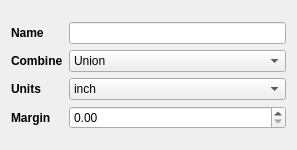
<?xml version="1.0" encoding="UTF-8"?>
<ui version="4.0">
 <class>Form</class>
 <widget class="QWidget" name="Form">
  <property name="geometry">
   <rect>
    <x>0</x>
    <y>0</y>
    <width>297</width>
    <height>150</height>
   </rect>
  </property>
  <property name="windowTitle">
   <string>Form</string>
  </property>
  <layout class="QVBoxLayout" name="verticalLayout">
   <item>
    <layout class="QFormLayout" name="formLayout_3">
     <property name="formAlignment">
      <set>Qt::AlignCenter</set>
     </property>
     <item row="0" column="0">
      <widget class="QLabel" name="label_19">
       <property name="font">
        <font>
         <weight>75</weight>
         <bold>true</bold>
        </font>
       </property>
       <property name="text">
        <string>Name</string>
       </property>
      </widget>
     </item>
     <item row="0" column="1">
      <widget class="QLineEdit" name="lineEdit_Name"/>
     </item>
     <item row="1" column="0">
      <widget class="QLabel" name="label_35">
       <property name="font">
        <font>
         <weight>75</weight>
         <bold>true</bold>
        </font>
       </property>
       <property name="text">
        <string>Combine</string>
       </property>
      </widget>
     </item>
     <item row="1" column="1">
      <widget class="QComboBox" name="comboBox_Combine">
       <item>
        <property name="text">
         <string>Union</string>
        </property>
       </item>
       <item>
        <property name="text">
         <string>Intersect</string>
        </property>
       </item>
       <item>
        <property name="text">
         <string>Diff</string>
        </property>
       </item>
       <item>
        <property name="text">
         <string>Xor</string>
        </property>
       </item>
      </widget>
     </item>
     <item row="2" column="0">
      <widget class="QLabel" name="label_37">
       <property name="font">
        <font>
         <weight>75</weight>
         <bold>true</bold>
        </font>
       </property>
       <property name="text">
        <string>Units</string>
       </property>
      </widget>
     </item>
     <item row="2" column="1">
      <widget class="QComboBox" name="comboBox_Units">
       <item>
        <property name="text">
         <string>inch</string>
        </property>
       </item>
       <item>
        <property name="text">
         <string>mm</string>
        </property>
       </item>
      </widget>
     </item>
     <item row="3" column="0">
      <widget class="QLabel" name="label_38">
       <property name="font">
        <font>
         <weight>75</weight>
         <bold>true</bold>
        </font>
       </property>
       <property name="text">
        <string>Margin</string>
       </property>
      </widget>
     </item>
     <item row="3" column="1">
      <widget class="QDoubleSpinBox" name="doubleSpinBox_Margin"/>
     </item>
    </layout>
   </item>
  </layout>
 </widget>
 <resources/>
 <connections/>
</ui>
